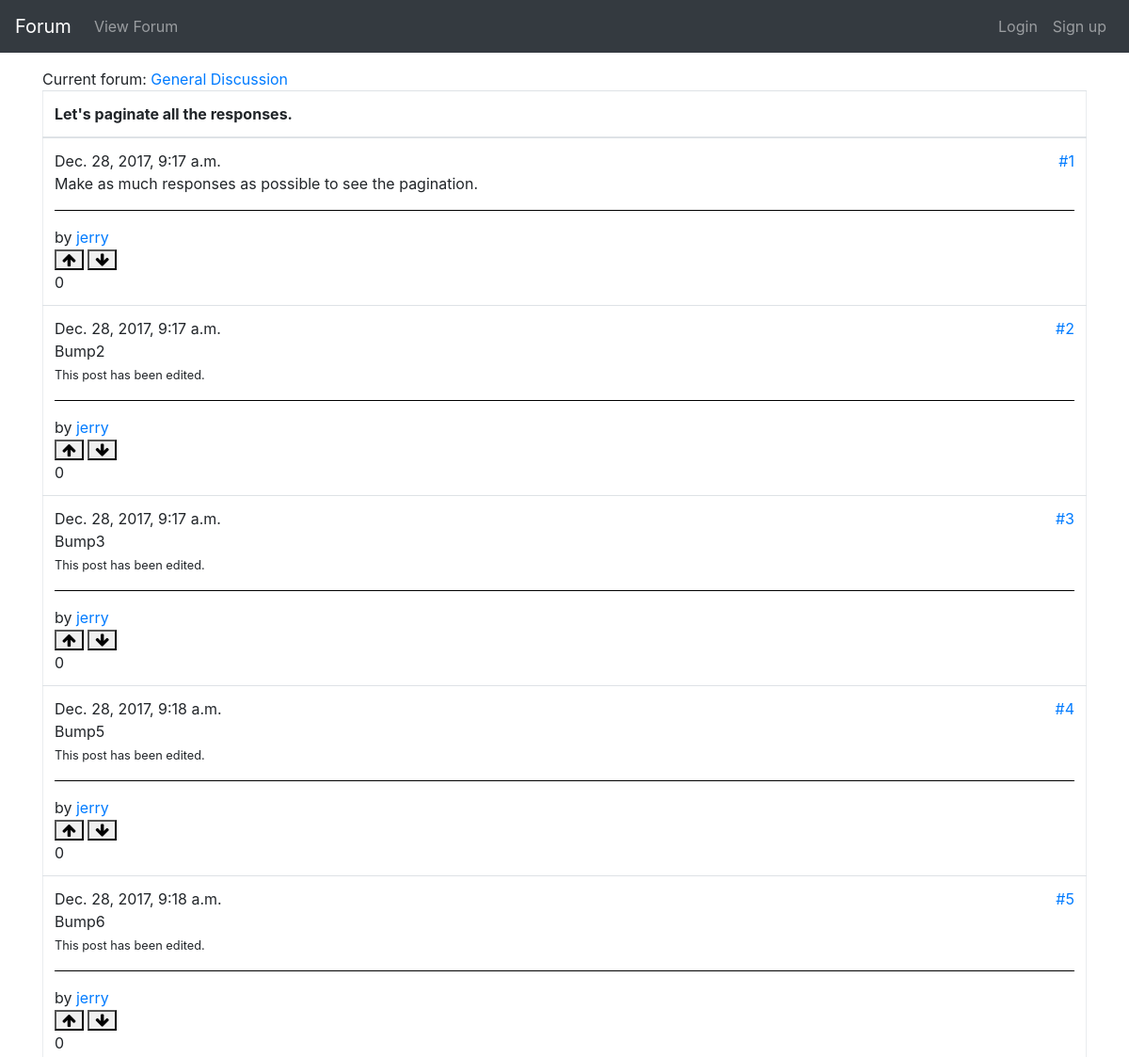
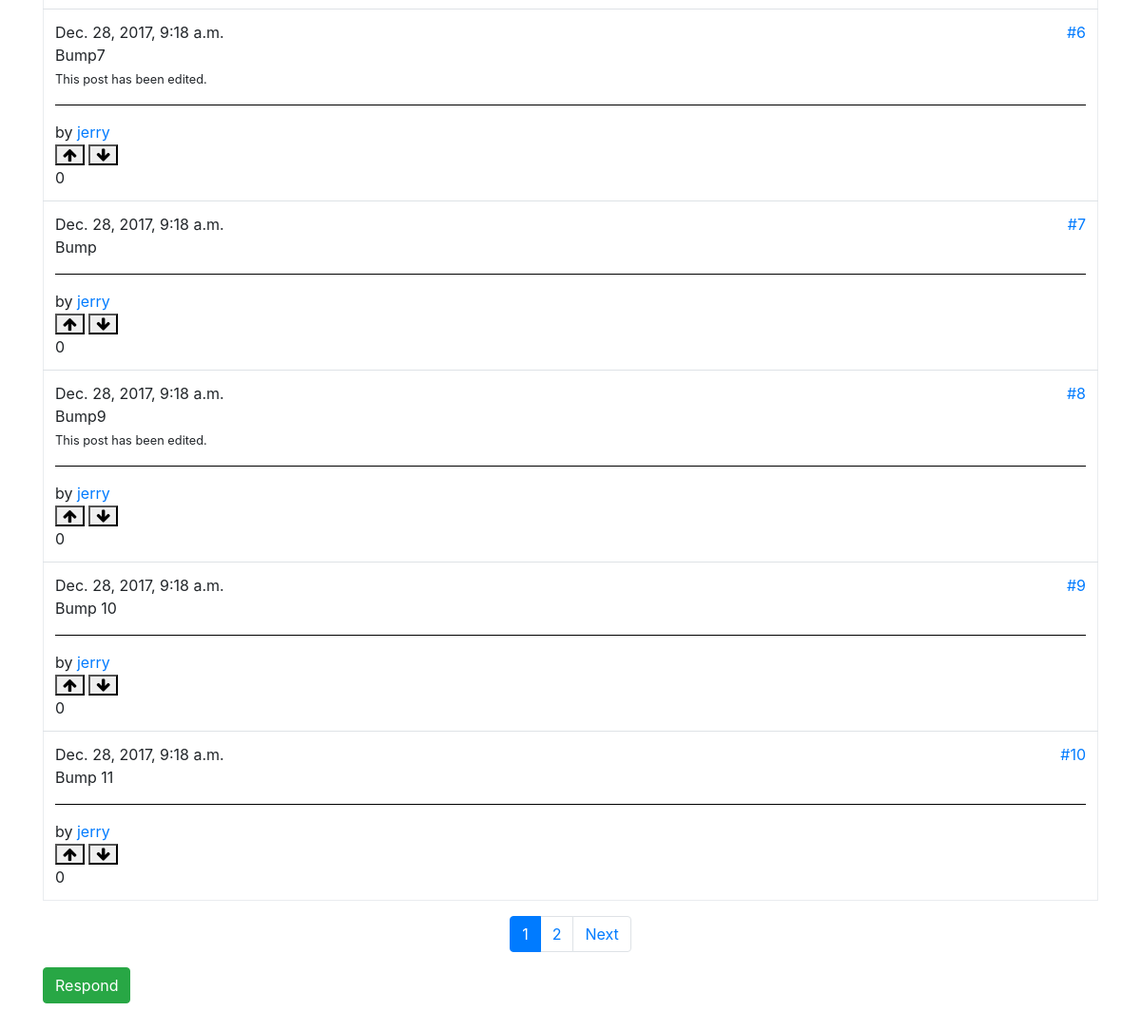
The page /forumapp/forum/4/thread/26 on the database as committed earlier (2 pictures, top to bottom).
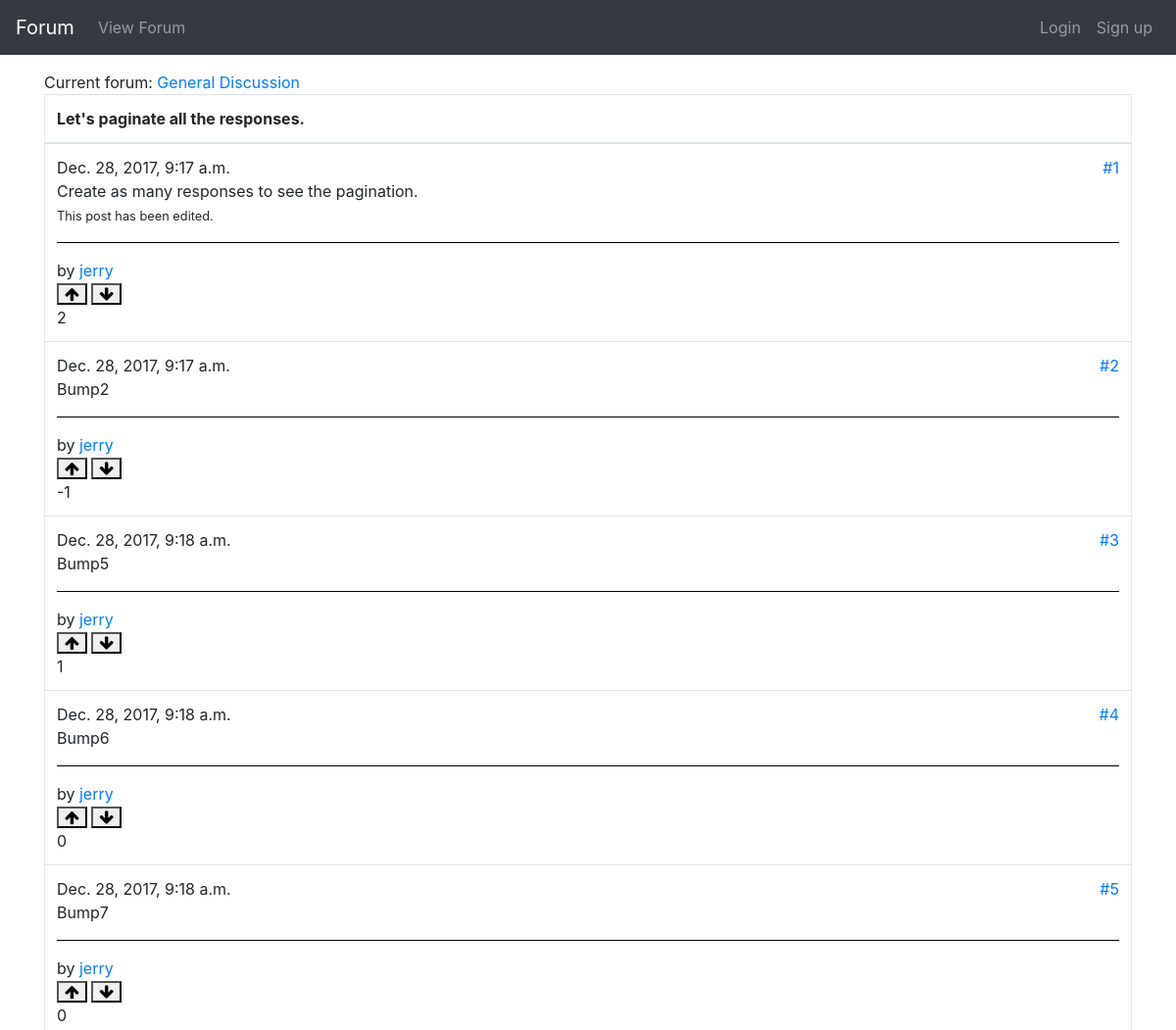
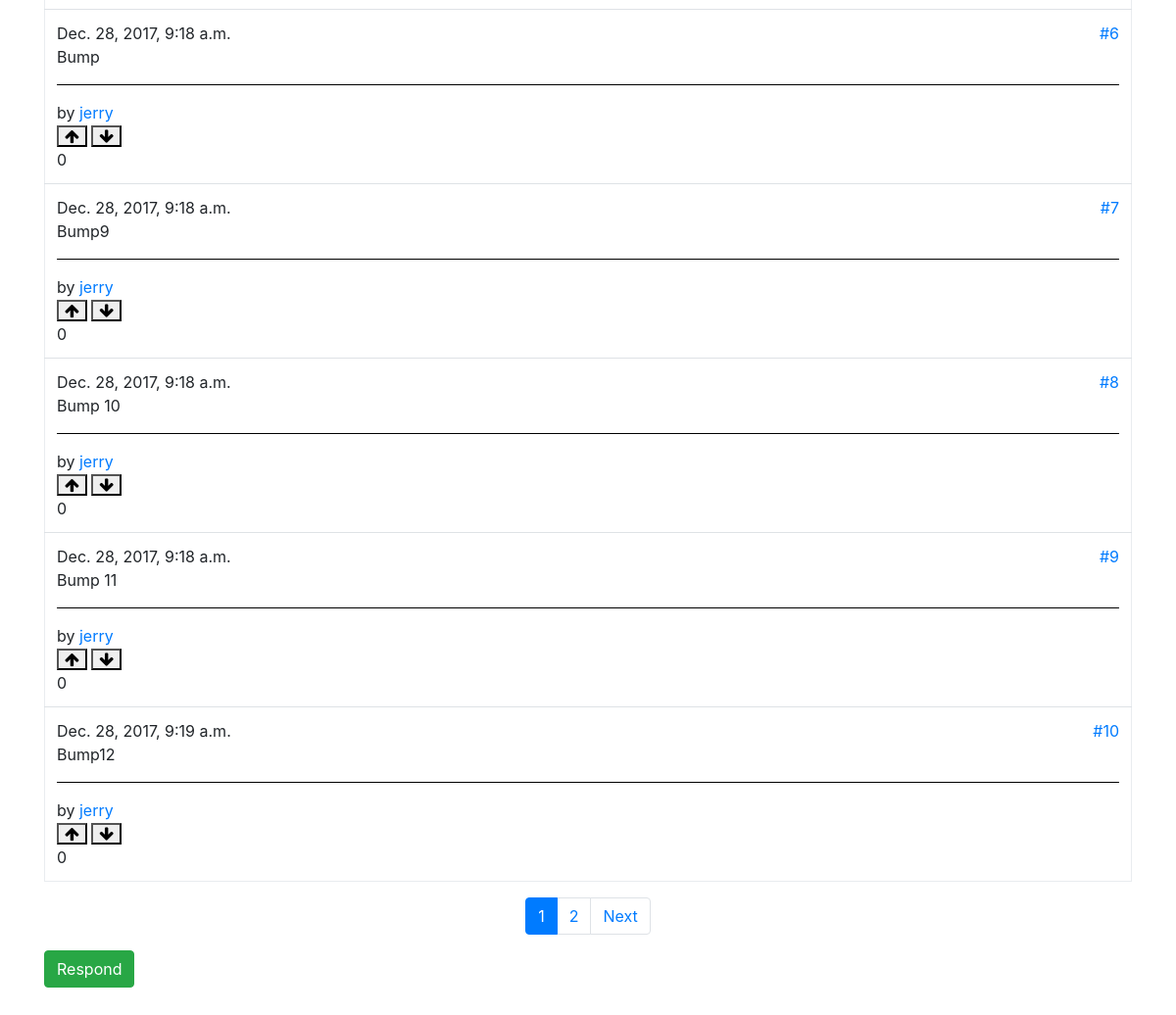
The same page on the database as committed later (2 pictures, top to bottom).
### forumapp/models.py (models this page shows)
class ThreadResponse(models.Model):
    thread = models.ForeignKey(Thread, null=True, on_delete=models.CASCADE)
    created_datetime = models.DateTimeField(null=True)
    responder = models.ForeignKey(User, null=True, on_delete=models.CASCADE)
    message = models.TextField(max_length=1000)
    edited = models.BooleanField(default=False)
    order_in_thread = models.PositiveIntegerField(default=1)
    class Meta:
        permissions = [
            ('can_remove_any_response', 'Can remove ANY response.')
        ]
    def __str__(self):
        return self.message

### forumapp/views.py (the view)
def thread_view(request, fpk, tpk):
    thread = Thread.objects.get(id=tpk)
    parent_forum = Forum.objects.get(id=fpk)
    response_list = ThreadResponse.objects.filter(
        thread=tpk,
        thread__forum=fpk
    ).order_by(
        'created_datetime'
    )
    can_delete_thread = response_list[0].responder == request.user or \
                        request.user.has_perm("forumapp.can_remove_any_thread")
    response_paginator = Paginator(
        response_list,
        10
    )
    page = request.GET.get('page')
    response_list = response_paginator.get_page(page)
    return render(
        request,
        'forumapp/thread.html',
        context={
            'thread': thread,
            'response_list': response_list,
            'forum': parent_forum,
            'can_delete_thread': can_delete_thread,
        }
    )

### forumapp/models.py (called while the page is built)
    def __str__(self):
        return self.name

### forumapp/templatetags/forumapp_extras.py (called while the page is built)
@register.filter(name='can_remove_response')
def can_remove_response(response, user):
    return user == response.responder or \
           user.has_perm('forumapp.can_remove_any_response')

@register.filter(name='times')
def times(count):
    return ''.join([str(num) for num in range(1, count + 1)])

@register.filter(name='summarize_likes')
def summarize_likes(likes_dislikes):
    likes = likes_dislikes.filter(like=True).count()
    dislikes = likes_dislikes.filter(like=False).count()
    return likes - dislikes

### forumapp/templates/forumapp/thread.html (shortened to what this page needs)
{% extends "forumapp/base.html" %}
{% load forumapp_extras %}
{% block content %}
<div>Current forum: <a href="{% url 'forum' forum.id %}">{{ forum.name }}</a></div>
{% if response_list %}
<table class="table forum-table">
    <thead>
    <tr>
        <th>{{ thread }}</th>
    </tr>
    </thead>
    <tbody>
    {% for response in response_list %}
    <tr>
        <td>
            <div>
                <span>{{ response.created_datetime }}</span>
                <a id="{{ response.order_in_thread }}" href="#{{ response.order_in_thread }}" style="float: right">#{{ response.order_in_thread }}</a>
            </div>
            <div>
                <span>{{ response }}</span>
            </div>
            {% if response.edited %}
            <div>
                <small>This post has been edited.</small>
            </div>
            {% endif %}
            <hr style="background: #000"/>
            by <a href="{% url 'user-view' response.responder.id %}">{{ response.responder }}</a>
            <div>
                <form style="display:inline" action="{% url 'like-dislike-post' response.thread.forum.id response.thread.id response.id 1 %}" method="POST">
                    <button type="submit" class="fa fa-arrow-up"></button>
                </form>
                <form style="display:inline" action="{% url 'like-dislike-post' response.thread.forum.id response.thread.id response.id 0 %}" method="POST">
                    <button type="submit" class="fa fa-arrow-down"></button>
                </form>
            </div>
            <div>
                {{ response.likedislike_set.all|summarize_likes }}
            </div>
        </td>
    </tr>
    {% endfor %}
    </tbody>
</table>
{% else %}
<div>The requested thread is non-existent on this forum.</div>
{% endif %}
<nav aria-label="...">
    <ul class="pagination justify-content-center">
        {% for i in response_list.paginator.num_pages|times %}
        {% if response_list.number|stringformat:"i" == i %}
        <li class="page-item active">
            <span class="page-link">{{ i }}</span>
        </li>
        {% else %}
        <li class="page-item"><a class="page-link" href="?page={{ i }}">{{ i }}</a></li>
        {% endif %}
        {% endfor %}
        {% if response_list.has_next %}
        <li class="page-item"><a class="page-link" href="?page={{ response_list.next_page_number }}">Next</a></li>
        {% endif %}
    </ul>
</nav>
<a href="{% url 'respond-thread' thread.forum.id thread.id %}"
   class="btn btn-success" role="button">Respond</a>
{% endblock %}

Rows that differ between the two databases and show on the page:
removed ThreadResponse: created_datetime "Dec. 28, 2017, 9:17 a.m.", order_in_thread "3", message "Bump3", edited "This post has been edited.", responder "jerry", likedislike_set.all|summarize_likes "0"
changed ThreadResponse: message "Make as much responses as possible to see the pagination." → "Create as many responses to see the pagination."; likedislike_set.all|summarize_likes "0" → "2"; now shows "This post has been edited."
changed ThreadResponse "Bump2": likedislike_set.all|summarize_likes "0" → "-1"; no longer shows "This post has been edited."
changed ThreadResponse "Bump5": order_in_thread "4" → "3"; likedislike_set.all|summarize_likes "0" → "1"; no longer shows "This post has been edited."
changed ThreadResponse "Bump6": order_in_thread "5" → "4"; no longer shows "This post has been edited."
changed ThreadResponse "Bump7": order_in_thread "6" → "5"; no longer shows "This post has been edited."
changed ThreadResponse "Bump": order_in_thread "7" → "6"
changed ThreadResponse "Bump9": order_in_thread "8" → "7"; no longer shows "This post has been edited."
changed ThreadResponse "Bump 10": order_in_thread "9" → "8"
changed ThreadResponse "Bump 11": order_in_thread "10" → "9"
now on this page (row edited): ThreadResponse: created_datetime "Dec. 28, 2017, 9:19 a.m.", order_in_thread "10", message "Bump12", responder "jerry", likedislike_set.all|summarize_likes "0"
